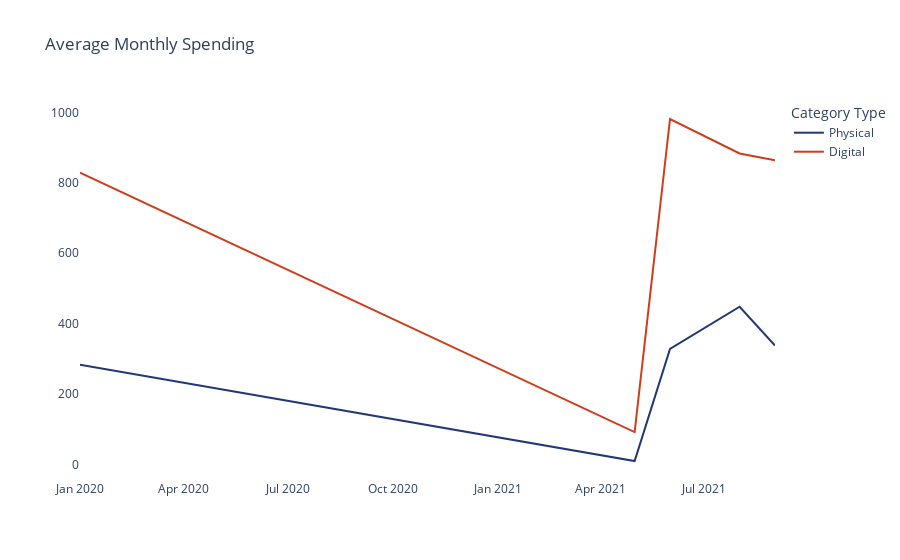

This figure's notebook cell:
### Markdown cell above
Average Monthly Spending

### Code cell
# Filter by Physical or Digital Category
physical_trans = c2_trans[c2_trans['category_type'] == "Physical"].sort_values(by='trans_datetime')
physical_trans = physical_trans[['trans_year', 'trans_month', 'amt']] # get specific columns
digital_trans = c2_trans[c2_trans['category_type'] == "Digital"].sort_values(by='trans_datetime')
digital_trans = digital_trans[['trans_year', 'trans_month', 'amt']]

# Filter to transactions made in 2020
physical_2020 = physical_trans[physical_trans['trans_year'] == 2020]
physical_2020 = physical_2020[['trans_month', 'amt']]
digital_2020 = digital_trans[digital_trans['trans_year'] == 2020]
digital_2020 = digital_2020[['trans_month', 'amt']]

# Filter to transactions made in 2021
physical_2021 = physical_trans[physical_trans['trans_year'] == 2021]
physical_2021 = physical_2021[['trans_month', 'amt']]
digital_2021 = digital_trans[digital_trans['trans_year'] == 2021]
digital_2021 = digital_2021[['trans_month', 'amt']]

# Get the average transactions made in 2020
phys_trans_data = physical_2020.groupby('trans_month')['amt'].mean().to_frame(name='avg').reset_index() # group the transactions by month and get the avg
phys_trans_data['month'] = phys_trans_data['trans_month'].apply(lambda x: calendar.month_name[x]) # get the month name
phys_trans_data['date'] = pd.to_datetime(("2020 " + phys_trans_data['month']), dayfirst=True) # convert the date into year, month
phys_trans_data.drop(columns=['trans_month', 'month'], axis=1, inplace=True) # drop the other columns

dig_trans_data = digital_2020.groupby('trans_month')['amt'].mean().to_frame(name='avg').reset_index() # group the transactions by month and get the avg
dig_trans_data['month'] = dig_trans_data['trans_month'].apply(lambda x: calendar.month_name[x]) # get the month name
dig_trans_data['date'] = pd.to_datetime(("2020 " + dig_trans_data['month']), dayfirst=True) # convert the date into year, month
dig_trans_data.drop(columns=['trans_month', 'month'], axis=1, inplace=True) # drop the other columns

# Get the average transactions made in 2021
phys_trans_data2 = physical_2021.groupby('trans_month')['amt'].mean().to_frame(name='avg').reset_index() # group the transactions by month and get the avg
phys_trans_data2['month'] = phys_trans_data2['trans_month'].apply(lambda x: calendar.month_name[x]) # get the month name
phys_trans_data2['date'] = pd.to_datetime(("2021 " + phys_trans_data2['month']), dayfirst=True) # convert the date into year, month
phys_trans_data2.drop(columns=['trans_month', 'month'], axis=1, inplace=True) # drop the other columns

dig_trans_data2 = digital_2021.groupby('trans_month')['amt'].mean().to_frame(name='avg').reset_index() # group the transactions by month and get the avg
dig_trans_data2['month'] = dig_trans_data2['trans_month'].apply(lambda x: calendar.month_name[x]) # get the month name
dig_trans_data2['date'] = pd.to_datetime(("2021 " + dig_trans_data2['month']), dayfirst=True) # convert the date into year, month
dig_trans_data2.drop(columns=['trans_month', 'month'], axis=1, inplace=True) # drop the other columns

# Combine and round the average number
phys_trans_data = pd.concat([phys_trans_data, phys_trans_data2], ignore_index=True) # combine the avg transactions made in 2020 and 2021
phys_trans_data['avg'] = phys_trans_data['avg'].apply(lambda x: round(x)) # round avg value
phys_trans_data = phys_trans_data.rename(columns={"avg": "Physical"}) # rename column
dig_trans_data = pd.concat([dig_trans_data, dig_trans_data2], ignore_index=True) # combine the avg transactions made in 2020 and 2021
dig_trans_data['avg'] = dig_trans_data['avg'].apply(lambda x: round(x)) # round avg value
dig_trans_data = dig_trans_data.rename(columns={"avg": "Digital"}) # rename column

# Combine into one dataframe
avg_trans = phys_trans_data.merge(dig_trans_data, on='date', how='inner')

# Plot
fig = px.line(avg_trans, x='date', y=['Physical', 'Digital'],
              title='Average Monthly Spending',
              color_discrete_sequence=colors,
              labels= {"variable": "Category Type"}
              )

fig.update_layout(xaxis_title="", yaxis_title="",
                  plot_bgcolor='white', paper_bgcolor='white')

fig.show()

### Figure 1 — Plotly figure (JSON) as saved in the notebook; plotly's stock layout.template omitted (floating-point values rounded to 4 significant figures)
{"data": [{"hovertemplate": "Category Type=Physical<br>date=%{x}<br>value=%{y}<extra></extra>", "legendgroup": "Physical", "line": {"color": "#213875", "dash": "solid"}, "marker": {"symbol": "circle"}, "mode": "lines", "name": "Physical", "orientation": "v", "showlegend": true, "type": "scatter", "x": ["2020-01-01T00:00:00", "2021-05-01T00:00:00", "2021-06-01T00:00:00", "2021-08-01T00:00:00", "2021-09-01T00:00:00"], "xaxis": "x", "y": [283, 10, 328, 448, 338], "yaxis": "y"}, {"hovertemplate": "Category Type=Digital<br>date=%{x}<br>value=%{y}<extra></extra>", "legendgroup": "Digital", "line": {"color": "#ce3c1b", "dash": "solid"}, "marker": {"symbol": "circle"}, "mode": "lines", "name": "Digital", "orientation": "v", "showlegend": true, "type": "scatter", "x": ["2020-01-01T00:00:00", "2021-05-01T00:00:00", "2021-06-01T00:00:00", "2021-08-01T00:00:00", "2021-09-01T00:00:00"], "xaxis": "x", "y": [829, 92, 981, 883, 864], "yaxis": "y"}], "layout": {"legend": {"title": {"text": "Category Type"}, "tracegroupgap": 0}, "paper_bgcolor": "white", "plot_bgcolor": "white", "title": {"text": "Average Monthly Spending"}, "xaxis": {"anchor": "y", "domain": [0, 1], "title": {"text": ""}}, "yaxis": {"anchor": "x", "domain": [0, 1], "title": {"text": ""}}}}
